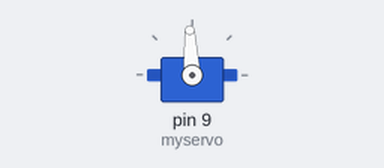
A sketch run on a simulated Arduino Uno, built with avr-gcc and run on an emulated ATmega328P. On the bench: servo.

Above: at 1.05 s.
At 4.05 s:
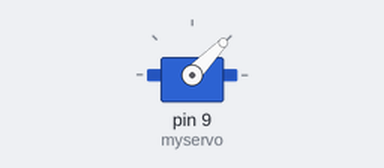
At 7.05 s:
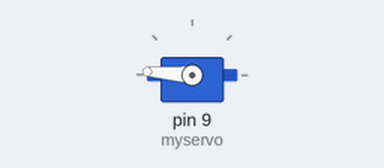
At 13.05 s:
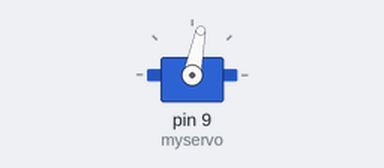
Timing chart, 0 to 18.2 s (numbered marks = the images above):
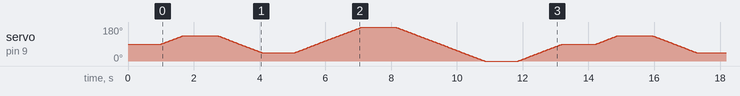

The sketch:

Spalding_BME470_Aduino9.ino
```cpp
//Sarah Spalding  4/20/22   Arduino 9
#include <Servo.h>
Servo myservo;                                // create servo object to control a servo,can get to eight
int pos = 0;                                  // variable to store the servo position
void setup() {
  myservo.attach(9);                          // attaches the servo on pin 9 to the servo object
  myservo.write(90);                          //start at the center, servo goes from 0 to 180, so 90 is center
  delay(1000);                                //Wait 1 second
}
void loop() {
  for (pos = 90; pos <= 135; pos += 1) {      // goes from 0 degrees to 180 degrees, increment in steps of 1 degree
    myservo.write(pos);
    delay(15);                                // waits 15ms for the servo to reach the position
  }
  delay(1000);                                //wait 1 second
  for (pos = 135; pos >= 45; pos -= 1) {      // goes from 180 degrees to 0 degrees decrement
    myservo.write(pos);
    delay(15);                                // waits 15ms for the servo to reach the position
  }
  delay(1000);                                //wait 1 second
  for (pos = 45; pos <= 180; pos += 1) {      // goes from 180 degrees to 0 degrees
    myservo.write(pos);
    delay(15);                                // waits 15ms for the servo to reach the position
  }
  delay(1000);                                //wait 1 second
  for (pos = 180; pos >= 0; pos -= 1) {       // goes from 180 degrees to 0 degrees
    myservo.write(pos);
    delay(15);                                // waits 15ms for the servo to reach the position
  }
  delay(1000);                                //wait 1 second
  for (pos = 0; pos <= 90; pos += 1) {        // goes from 180 degrees to 0 degrees
    myservo.write(pos);
    delay(15);                                // waits 15ms for the servo to reach the position
  }
  delay(1000);                                //wait 1 second
}
```
